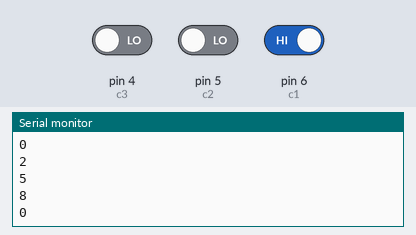
Recording of a sketch running on a simulated Arduino Uno, built with avr-gcc and run on an emulated ATmega328P. Shown: the last lines printed to the serial monitor. The test bench sets the inputs (shaded band); at power-on: pin 5 (c2) LOW, pin 6 (c1) HIGH, pin 4 (c3) LOW.

Above: at 1.2 s.
1.3 s: pin 5 (c2) driven HIGH
At 2.6 s:
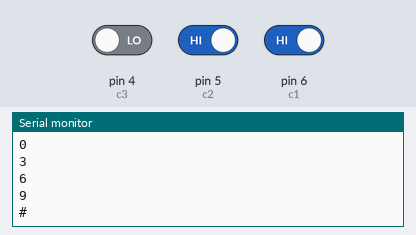
4.3 s: pin 6 (c1) driven LOW
At 5.8 s:
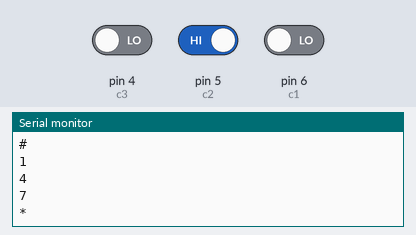
Timing chart, 0 to 7.3 s (numbered marks = the images above; inputs shaded):
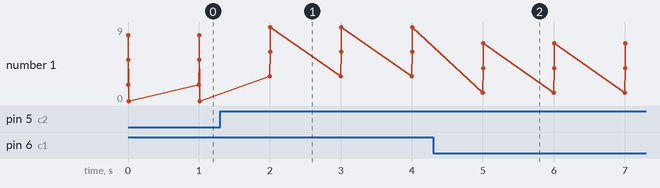

The sketch:

Keypad_no_library.ino
```cpp
int r1 = 10;
int r2 = 9;
int r3 = 8;
const int r4 = 7;
int c1 = 6;
int c2 = 5;
int c3 = 4;

void setup(){
  Serial.begin(9600);
  pinMode(r1,OUTPUT);
  pinMode(r2,OUTPUT);
  pinMode(r3,OUTPUT);
  pinMode(r4,OUTPUT);
  pinMode(c1,INPUT);
  pinMode(c2,INPUT);
  pinMode(c3,INPUT);
}

void loop()
{
  digitalWrite(r1,LOW);
  digitalWrite(r2,HIGH);
  digitalWrite(r3,HIGH);
  digitalWrite(r4,HIGH);
  if(digitalRead(c1)==0)Serial.println('1');
  else if(digitalRead(c2)==0)Serial.println('2');
  else if(digitalRead(c3)==0)Serial.println('3');
  digitalWrite(r1,HIGH);
  digitalWrite(r2,LOW);
  digitalWrite(r3,HIGH);
  digitalWrite(r4,HIGH);
  if(digitalRead(c1)==LOW)Serial.println('4');
  else if(digitalRead(c2)==LOW)Serial.println('5');
  else if(digitalRead(c3)==LOW)Serial.println('6');
  digitalWrite(r1,HIGH);
  digitalWrite(r2,HIGH);
  digitalWrite(r3,LOW);
  digitalWrite(r4,HIGH);
  if(digitalRead(c1)==LOW)Serial.println('7');
  else if(digitalRead(c2)==LOW)Serial.println('8');
  else if(digitalRead(c3)==LOW)Serial.println('9');
  digitalWrite(r1,HIGH);
  digitalWrite(r2,HIGH);
  digitalWrite(r3,HIGH);
  digitalWrite(r4,LOW);
  if(digitalRead(c1)==LOW)Serial.println('*');
  else if(digitalRead(c2)==LOW)Serial.println('0');
  else if(digitalRead(c3)==LOW)Serial.println('#');
  digitalWrite(r1,LOW);
  digitalWrite(r2,LOW);
  digitalWrite(r3,LOW);
  digitalWrite(r4,LOW);
delay(1000);
}
```

Measured:
- after the input at 1.3 s, the serial monitor: prints a new line after 0.70 s (image 1)
- after the input at 4.3 s, the serial monitor: prints a new line after 0.70 s (image 2)
- plotted number 1: 0 → 9 after the input at 1.3 s, 9 → 7 after the input at 4.3 s
